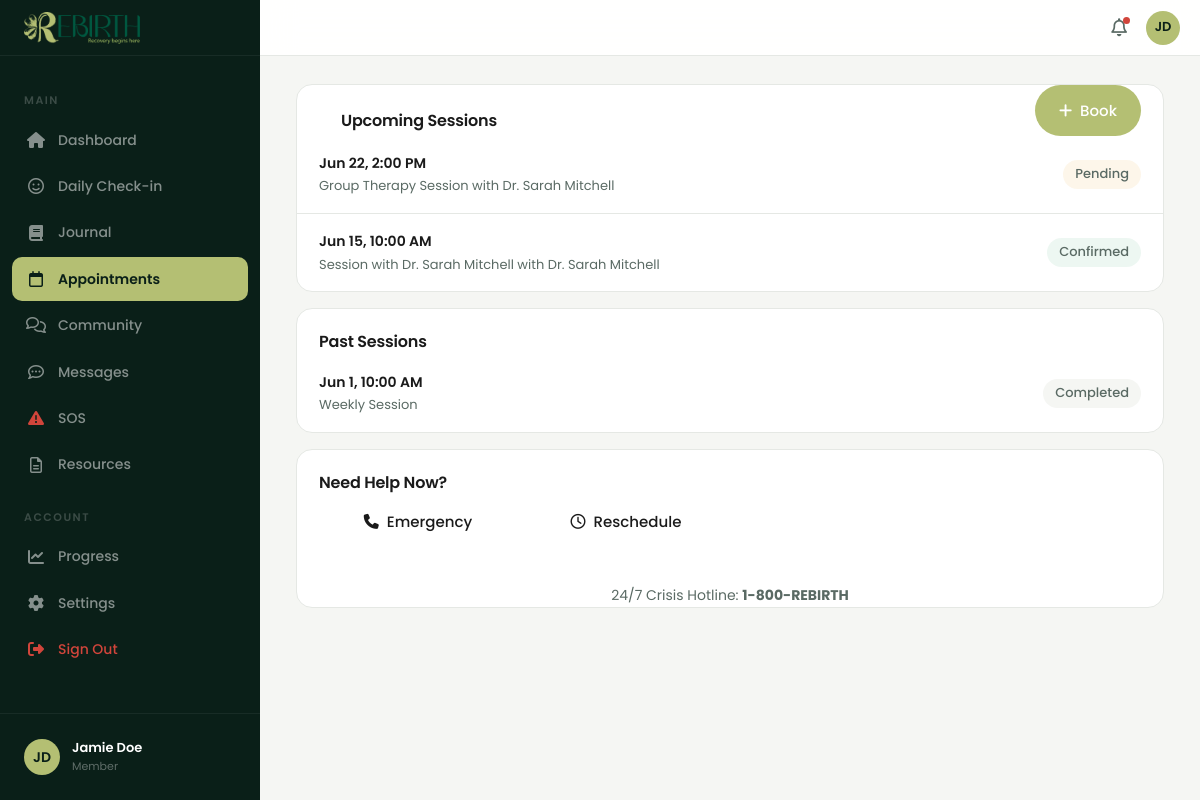
Screenshot of /panel/appointments (signed in) with the database file from the repository.
### tables this page shows
CREATE TABLE `users` (
  `id` INT AUTO_INCREMENT PRIMARY KEY,
  `name` VARCHAR(100) NOT NULL,
  `email` VARCHAR(255) NOT NULL UNIQUE,
  `password_hash` VARCHAR(255) NOT NULL,
  `role` ENUM('member','therapist','admin') NOT NULL DEFAULT 'member',
  `stage` ENUM('Onboarding','Active','Maintenance','Alumni') NOT NULL DEFAULT 'Onboarding',
  `avatar` VARCHAR(255) DEFAULT NULL,
  `initials` VARCHAR(4) NOT NULL,
  `created_at` DATETIME NOT NULL DEFAULT CURRENT_TIMESTAMP,
  `updated_at` DATETIME NOT NULL DEFAULT CURRENT_TIMESTAMP ON UPDATE CURRENT_TIMESTAMP
);

CREATE TABLE `appointments` (
  `id` INT AUTO_INCREMENT PRIMARY KEY,
  `user_id` INT NOT NULL,
  `therapist_id` INT DEFAULT NULL,
  `title` VARCHAR(200) NOT NULL,
  `date_time` DATETIME NOT NULL,
  `status` ENUM('confirmed','pending','cancelled','completed') NOT NULL DEFAULT 'pending',
  `notes` TEXT DEFAULT NULL,
  `created_at` DATETIME NOT NULL DEFAULT CURRENT_TIMESTAMP,
  FOREIGN KEY (`user_id`) REFERENCES `users`(`id`) ON DELETE CASCADE,
  FOREIGN KEY (`therapist_id`) REFERENCES `users`(`id`) ON DELETE SET NULL
);

### app/views/panel/appointments.php (the view, shortened to what the rows shown need)
<?php if ($user['role'] === 'therapist'): ?>
<div class="card">
  <h2>My Schedule</h2>
  <?php if (empty($appointments)): ?>
  <div class="overview-row"><span style="color:var(--color-text-muted);">No upcoming sessions</span></div>
  <?php else: ?>
  <?php foreach ($appointments as $apt): ?>
  <div class="appointment-item">
    <div><strong><?= date('M j, g:i A', strtotime($apt['date_time'])) ?></strong><span><?= htmlspecialchars($apt['patient_name']) ?> — <?= htmlspecialchars($apt['title']) ?></span></div>
    <span class="badge badge-<?= $apt['status'] === 'confirmed' ? 'green' : 'orange' ?>"><?= htmlspecialchars(ucfirst($apt['status'])) ?></span>
  </div>
  <?php endforeach; ?>
  <?php endif; ?>
</div>
<div class="card">
  <h2>Need Help Now?</h2>
  <div class="quick-actions">
    <a href="/therapist/patients" class="btn" style="flex:1;display:flex;align-items:center;gap:8px;justify-content:center;"><i class="fa-solid fa-heart-pulse"></i> My Patients</a>
    <a href="/panel/community" class="btn" style="flex:1;display:flex;align-items:center;gap:8px;justify-content:center;"><i class="fa-regular fa-comments"></i> Community</a>
  </div>
</div>
<?php else: ?>
<div class="card">
  <div style="display:flex;justify-content:space-between;align-items:center;">
    <h2>Upcoming Sessions</h2>
    <button class="btn btn-primary" id="bookBtn"><i class="fa-solid fa-plus"></i> Book</button>
  </div>
  <?php
  $upcoming = array_filter($appointments, fn($a) => in_array($a['status'], ['confirmed','pending']));
  if (empty($upcoming)): ?>
  <div class="overview-row"><span style="color:var(--color-text-muted);">No upcoming sessions</span></div>
  <?php else: ?>
  <?php foreach ($upcoming as $apt): ?>
  <div class="appointment-item">
    <div><strong><?= date('M j, g:i A', strtotime($apt['date_time'])) ?></strong><span><?= htmlspecialchars($apt['title']) ?><?= $apt['therapist_name'] ? ' with ' . htmlspecialchars($apt['therapist_name']) : '' ?></span></div>
    <span class="badge badge-<?= $apt['status'] === 'confirmed' ? 'green' : 'orange' ?>"><?= htmlspecialchars(ucfirst($apt['status'])) ?></span>
  </div>
  <?php endforeach; ?>
  <?php endif; ?>
</div>
<div class="card">
  <h2>Past Sessions</h2>
  <?php
  $past = array_filter($appointments, fn($a) => $a['status'] === 'completed');
  if (empty($past)): ?>
  <div class="overview-row"><span style="color:var(--color-text-muted);">No past sessions</span></div>
  <?php else: ?>
  <?php foreach ($past as $apt): ?>
  <div class="appointment-item">
    <div><strong><?= date('M j, g:i A', strtotime($apt['date_time'])) ?></strong><span><?= htmlspecialchars($apt['title']) ?></span></div>
    <span class="badge badge-gray">Completed</span>
  </div>
  <?php endforeach; ?>
  <?php endif; ?>
</div>
<div class="card">
  <h2>Need Help Now?</h2>
  <div class="quick-actions">
    <a href="#" class="btn danger" style="flex:1;display:flex;align-items:center;gap:8px;justify-content:center;"><i class="fa-solid fa-phone"></i> Emergency</a>
    <a href="#" class="btn" style="flex:1;display:flex;align-items:center;gap:8px;justify-content:center;"><i class="fa-regular fa-clock"></i> Reschedule</a>
  </div>
  <div style="margin-top:12px;text-align:center;">
    <span style="font-size:14px;color:var(--color-text-muted);">24/7 Crisis Hotline: <strong>1-800-REBIRTH</strong></span>
  </div>
</div>
<?php endif; ?>

### app/views/layouts/panel.php (shortened to what the rows shown need)
<!DOCTYPE html>
<html lang="en">
<head>
  <link rel="stylesheet" href="/css/app.css">
  <link rel="stylesheet" href="https://cdnjs.cloudflare.com/ajax/libs/font-awesome/6.5.1/css/all.min.css">
</head>
<body data-user-id="<?= $_SESSION['user_id'] ?? 0 ?>">
  <div class="app-layout">
    <aside class="app-sidebar">
      <div class="app-sidebar-header">
        <img src="/logo.png" alt="Rebirth">
      </div>
      <nav class="app-sidebar-nav">
        <?php if ($user['role'] === 'therapist'): ?>
        <div class="app-sidebar-section">Overview</div>
        <a href="/panel/dashboard" class="app-sidebar-link <?= $page === 'Dashboard' ? 'active' : '' ?>"><i class="fa-solid fa-house"></i>Dashboard</a>
        <a href="/therapist/patients" class="app-sidebar-link <?= $page === 'My Patients' ? 'active' : '' ?>"><i class="fa-solid fa-heart-pulse"></i>My Patients</a>
        <div class="app-sidebar-section">Communication</div>
        <a href="/therapist/messages" class="app-sidebar-link <?= $page === 'Messages' ? 'active' : '' ?>"><i class="fa-regular fa-comment-dots"></i>Messages</a>
        <a href="/therapist/sos" class="app-sidebar-link <?= $page === 'SOS Alerts' ? 'active' : '' ?>">
          <i class="fa-solid fa-triangle-exclamation" style="color:var(--color-danger);"></i>SOS Alerts
          <span id="sosBadge" style="display:none;background:var(--color-danger);color:white;font-size:11px;padding:1px 6px;border-radius:10px;margin-left:auto;"></span>
        </a>
        <a href="/therapist/resources" class="app-sidebar-link <?= $page === 'Resources' ? 'active' : '' ?>"><i class="fa-solid fa-folder-open"></i>Resources</a>
        <a href="/panel/appointments" class="app-sidebar-link <?= $page === 'Appointments' ? 'active' : '' ?>"><i class="fa-regular fa-calendar"></i>Schedule</a>
        <a href="/panel/community" class="app-sidebar-link <?= $page === 'Community' ? 'active' : '' ?>"><i class="fa-regular fa-comments"></i>Community</a>
        <div class="app-sidebar-section">Settings</div>
        <a href="/therapist/availability" class="app-sidebar-link <?= $page === 'Availability' ? 'active' : '' ?>"><i class="fa-solid fa-clock"></i>Availability</a>
        <a href="/panel/settings" class="app-sidebar-link <?= $page === 'Settings' ? 'active' : '' ?>"><i class="fa-solid fa-gear"></i>Settings</a>
        <a href="/logout" class="app-sidebar-link" style="color:var(--color-danger);"><i class="fa-solid fa-right-from-bracket"></i>Sign Out</a>
        <?php else: ?>
        <div class="app-sidebar-section">Main</div>
        <a href="/panel/dashboard" class="app-sidebar-link <?= $page === 'Dashboard' ? 'active' : '' ?>"><i class="fa-solid fa-house"></i>Dashboard</a>
        <a href="/panel/checkin" class="app-sidebar-link <?= $page === 'Daily Check-in' ? 'active' : '' ?>"><i class="fa-regular fa-face-smile"></i>Daily Check-in</a>
        <a href="/panel/journal" class="app-sidebar-link <?= $page === 'Journal' ? 'active' : '' ?>"><i class="fa-solid fa-book"></i>Journal</a>
        <a href="/panel/appointments" class="app-sidebar-link <?= $page === 'Appointments' ? 'active' : '' ?>"><i class="fa-regular fa-calendar"></i>Appointments</a>
        <a href="/panel/community" class="app-sidebar-link <?= $page === 'Community' ? 'active' : '' ?>"><i class="fa-regular fa-comments"></i>Community</a>
        <a href="/panel/messages" class="app-sidebar-link <?= $page === 'Messages' ? 'active' : '' ?>"><i class="fa-regular fa-comment-dots"></i>Messages</a>
        <a href="/panel/sos" class="app-sidebar-link <?= $page === 'SOS' ? 'active' : '' ?>"><i class="fa-solid fa-triangle-exclamation" style="color:var(--color-danger);"></i>SOS</a>
        <a href="/panel/resources" class="app-sidebar-link <?= $page === 'Resources' ? 'active' : '' ?>"><i class="fa-regular fa-file-lines"></i>Resources</a>
        <div class="app-sidebar-section">Account</div>
        <a href="/panel/progress" class="app-sidebar-link <?= $page === 'Progress' ? 'active' : '' ?>"><i class="fa-solid fa-chart-line"></i>Progress</a>
        <a href="/panel/settings" class="app-sidebar-link <?= $page === 'Settings' ? 'active' : '' ?>"><i class="fa-solid fa-gear"></i>Settings</a>
        <a href="/logout" class="app-sidebar-link" style="color:var(--color-danger);"><i class="fa-solid fa-right-from-bracket"></i>Sign Out</a>
        <?php endif; ?>
      </nav>
      <div class="app-sidebar-footer">
        <div class="app-sidebar-user">
          <?php if (!empty($user['avatar'])): ?>
          <img src="/uploads/avatars/<?= htmlspecialchars($user['avatar']) ?>" alt="" class="app-sidebar-user-avatar" style="object-fit:cover;">
          <?php else: ?>
          <div class="app-sidebar-user-avatar"><?= htmlspecialchars($user['initials']) ?></div>
          <?php endif; ?>
          <div>
            <div class="app-sidebar-user-name"><?= htmlspecialchars($user['name']) ?></div>
            <div class="app-sidebar-user-role"><?= htmlspecialchars(ucfirst($user['role'])) ?></div>
          </div>
        </div>
      </div>
    </aside>
    <div class="app-main" style="flex:1;display:flex;flex-direction:column;min-width:0;">
      <header class="app-topbar">
        <div class="app-topbar-left">
          <span class="app-topbar-title"><?= htmlspecialchars($page) ?></span>
        </div>
        <div class="app-topbar-right">
          <button class="app-topbar-btn"><i class="fa-regular fa-bell"></i><span class="dot"></span></button>
          <?php if (!empty($user['avatar'])): ?>
          <img src="/uploads/avatars/<?= htmlspecialchars($user['avatar']) ?>" alt="" class="app-topbar-avatar" style="object-fit:cover;">
          <?php else: ?>
          <div class="app-topbar-avatar"><?= htmlspecialchars($user['initials']) ?></div>
          <?php endif; ?>
        </div>
      </header>
      <div class="app-content">
        <?= $content ?>
      </div>
    </div>
  </div>
</body>
</html>

### rows the page displays
users: initials "JD", name "Jamie Doe", role "Member"
appointments: date_time "Jun 22, 2:00 PM", title "Group Therapy Session", therapist.name "Dr. Sarah Mitchell", status "Pending"
appointments: date_time "Jun 15, 10:00 AM", title "Session with Dr. Sarah Mitchell", therapist.name "Dr. Sarah Mitchell", status "Confirmed"
appointments: date_time "Jun 1, 10:00 AM", title "Weekly Session"
